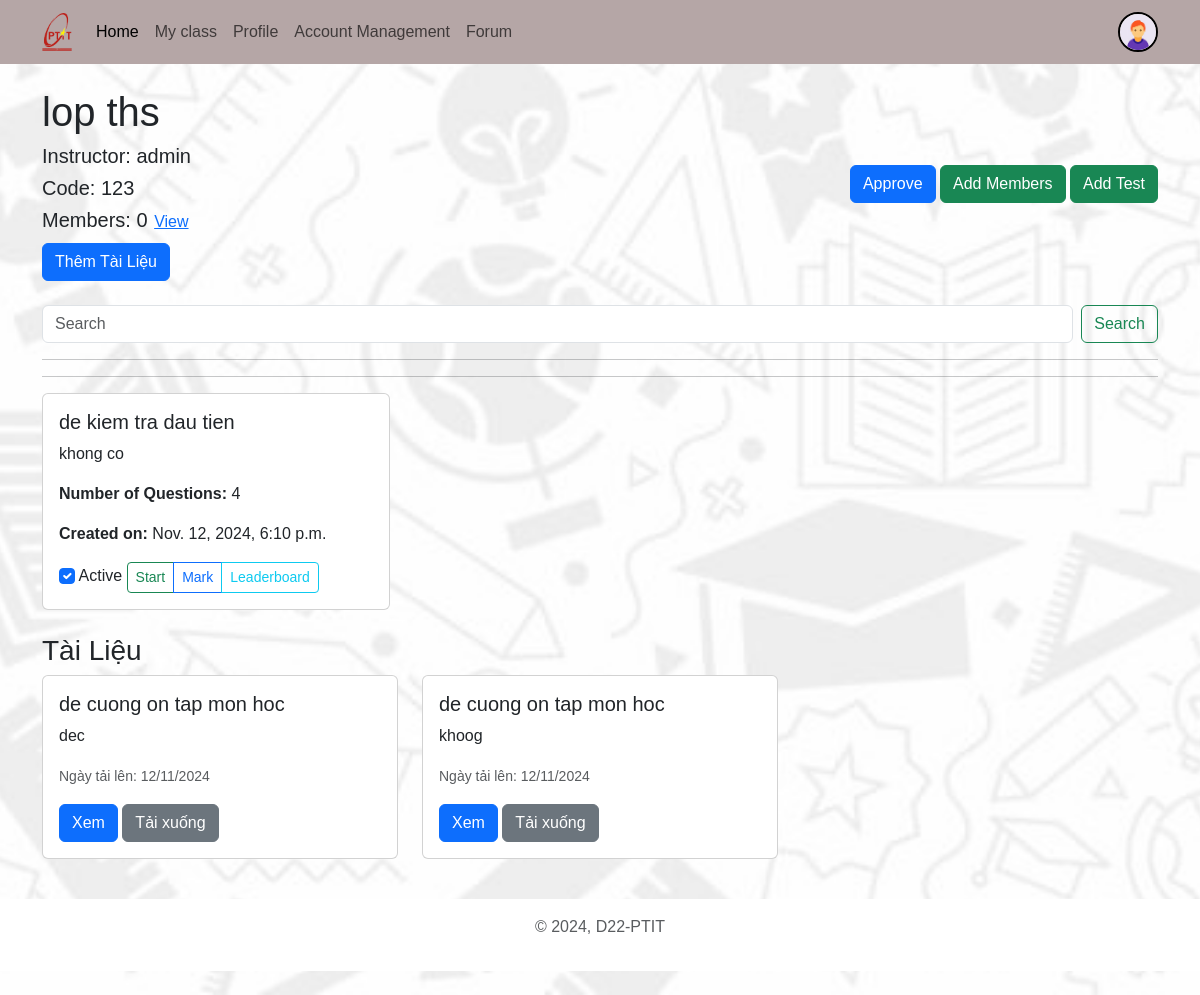
/myclass/class_detail/1/ (signed in), run on the app's committed database.
### account/models.py (models this page shows, shortened)
class Profile(models.Model):
    user = models.OneToOneField(User, on_delete=models.CASCADE, null=True, related_name='profile', verbose_name='User Object')
    user_class = models.TextField(blank=True, null=True)
    email = models.EmailField(blank=True, null=True, max_length=254, unique=True)
    profile_img = models.ImageField(upload_to='profile_images', default='profile_images/user.jpg', blank=True, null=True, verbose_name='Profile Pic')
    studen_id = models.CharField(max_length=15, blank=True, null=True)
    GENDER = (
        ('Male', 'Male'),
        ('Female', 'Female'),
        ('Other', 'Other'),
    )
    gender = models.CharField(max_length=6, choices=GENDER, blank=True, null=True)

### allClass/models.py (models this page shows, shortened)
class MyClass(models.Model):
    name = models.TextField()
    instructor = models.ForeignKey(User, on_delete=models.CASCADE, related_name='instructed_classes')
    students = models.ManyToManyField(User, related_name='classes')
    code = models.CharField(max_length=10, unique=True, null=True)
    class Meta:
        verbose_name = "Class"
        verbose_name_plural = "Classes"

### quiz/models.py (models this page shows, shortened)
class Quiz(models.Model):
    id = models.AutoField(primary_key=True)
    title = models.CharField(max_length=255)
    description = models.TextField()
    class_id = models.ForeignKey(MyClass, on_delete=models.CASCADE, null=True, blank=True)
    category = models.ForeignKey(Category, on_delete=models.CASCADE,null=True, blank=True)
    quiz_file = models.FileField(upload_to='quiz/' , null=True, blank=True)
    created_at = models.DateTimeField(auto_now_add=True)
    updated_at = models.DateTimeField(auto_now=True)
    duration = models.IntegerField(default=45)
    total_questions = models.IntegerField()
    instructor = models.ForeignKey(User, on_delete=models.CASCADE,null=True, blank=True)
    active = models.BooleanField(default=False)
    class Meta:
        verbose_name_plural = 'Quizzes'

class Document(models.Model):
    myclass = models.ForeignKey(MyClass, on_delete=models.CASCADE, related_name='documents')
    title = models.CharField(max_length=255)
    description = models.TextField(blank=True, null=True)
    file = models.FileField(upload_to='documents/')
    upload_date = models.DateTimeField(auto_now_add=True)
    uploader = models.ForeignKey(User, on_delete=models.CASCADE)

### allClass/views.py (the view)
# urls.py: path('class_detail/<int:class_id>/', views.class_detail, name='class_detail'),
@login_required(login_url='login')
def class_detail(request, class_id):
    myclass = get_object_or_404(MyClass, id=class_id)
    documents = myclass.documents.all()
    for document in documents:
        document.absolute_url = request.build_absolute_uri(document.file.url)
    if request.user != myclass.instructor and request.user not in myclass.students.all():
        raise Http404("You do not have permission to access this class.")
    class_requests = ClassRequest.objects.filter(myclass=myclass, approved=False)
    quizzes = Quiz.objects.filter(class_id=myclass.id)
    student_count = myclass.students.count()
    student_list = myclass.students.all()
    instructor = myclass.instructor
    return render(request, 'inyourclass.html', {'class': myclass, 'class_requests': class_requests, 'quizzes': quizzes,'student_count': student_count,'student_list': student_list,'instructor': instructor, 'class_id': class_id})

### templates/inyourclass.html (shortened to what this page needs)
{% load custom_tags %}
{% load static %}
<!DOCTYPE html>
<html lang="en">
<head>
    <link href="https://cdn.jsdelivr.net/npm/bootstrap@5.3.0-alpha3/dist/css/bootstrap.min.css" rel="stylesheet"
>
    <link rel="stylesheet" href="/static/css/style.css">
</head>
<body>
    {% include "Components/navbar_loged_in.html" %}
    <div class="container mt-4">
        <div class="d-flex justify-content-between align-items-center mb-4">
            <div>
                <h1>{{ class.name }}</h1>
                <h5>Instructor: {{ class.instructor.username }}</h5>
                <h5>Code: {{ class.code }}</h5>
                <h5>Members: {{ student_count }}
                    <button type="button" class="btn btn-link p-0" data-bs-toggle="modal" data-bs-target="#studentListModal">
                        View
                    </button>
                </h5>
                {% if user == class.instructor %}
                    <button type="button" class="btn btn-primary" data-bs-toggle="modal" data-bs-target="#addDocumentModal">
                    Thêm Tài Liệu
                    </button>
                {% endif %}
            </div>
            <div>
                {% if user == class.instructor %}
                    <button type="button" class="btn btn-primary position-relative" data-bs-toggle="modal" data-bs-target="#approveMembersModal">
                        Approve
                    </button>
                    <button type="button" class="btn btn-success" data-bs-toggle="modal" data-bs-target="#addMembersModal">Add Members</button>
                    <a href="{% url 'addquiz' class.id %}" class="btn btn-success">Add Test</a>
                {% endif %}
            </div>
        </div>
        <form class="d-flex mt-3" role="search" action="{% url 'search' class.id %}" method="get">
            <input class="form-control me-2" type="search" placeholder="Search" aria-label="Search" name="q" value="{{ query }}">
            <button class="btn btn-outline-success" type="submit">Search</button>
        </form>
        <hr>
        <hr>
        <div class="row">
            {% if quizzes|length > 0 %}
                <div class="row">
                    {% for quiz in quizzes %}
                        <div class="col-md-4">
                            <div class="card mb-4">
                                <div class="card-body">
                                    <h5 class="card-title">{{ quiz.title }}</h5>
                                    <p class="card-text">{{ quiz.description }}</p>
                                    <p class="card-text"><strong>Number of Questions:</strong> {{ quiz.total_questions }}</p>
                                    <p class="card-text"><strong>Created on:</strong> {{ quiz.created_at }}</p>
                                    {% if user == quiz.instructor %}
                                        <form method="post" action="{% url 'activate_quiz' quiz.id %}" class="d-inline">
                                            <label class="form-check-label">
                                                <input type="checkbox" class="form-check-input" name="active" {% if quiz.active %}checked{% endif %} onchange="this.form.submit()">
                                                Active
                                            </label>
                                        </form>
                                        <div class="btn-group" role="group">
                                            {% if quiz.active %}
                                                <a href="{% url 'start_quiz' quiz.id %}" class="btn btn-sm btn-outline-success">Start</a>
                                            {% else %}
                                                {% if user != quiz.instructor %}
                                                    <p class="text-muted">The quiz is not yet available.</p>
                                                {% endif %}
                                            {% endif %}
                                            <a href="{% url 'mark_quiz' class.id quiz.id %}" class="btn btn-sm btn-outline-primary">Mark</a>
                                            <a href="{% url 'quiz_leaderboard' quiz.id %}" class="btn btn-sm btn-outline-info">Leaderboard</a>
                                        </div>
                                    {% endif %}
                                </div>
                            </div>
                        </div>
                    {% endfor %}
                </div>
            {% else %}
                <p>No quizzes available.</p>
            {% endif %}
        </div>
        <h3>Tài Liệu</h3>
        <div class="row">
            {% for document in class.documents.all %}
                <div class="col-md-4">
                    <div class="card mb-3">
                        <div class="card-body">
                            <h5 class="card-title">{{ document.title }}</h5>
                            <p class="card-text">{{ document.description }}</p>
                            <p class="card-text"><small class="text-muted">Ngày tải lên: {{ document.upload_date|date:"d/m/Y" }}</small></p>
                            <a href="#" class="btn btn-primary" data-bs-toggle="modal" data-bs-target="#viewDocumentModal{{ document.id }}">Xem</a>
                            <a href="{{ document.file.url }}" class="btn btn-secondary" download>Tải xuống</a>
                        </div>
                    </div>
                </div>
            {% endfor %}
        </div>
    </div>
    {% include "Components/footer.html" %}
</body>
</html>

### templates/Components/navbar_loged_in.html (shortened to what this page needs)
    <nav class="navbar navbar-expand-lg bg-body-tertiary d-none d-lg-block">
        <div class="container">
            <a class="navbar-brand" href="">
                <img src="/static/images/logo_ptit.png" alt="" style="width: 30px;">
                </a>
            <div class="collapse navbar-collapse" id="navbarSupportedContent">
                <ul class="navbar-nav me-auto mb-2 mb-lg-0">
                    <li class="nav-item">
                        <a class="nav-link active" aria-current="page" href="{% url 'welcome' %}">Home</a>
                    </li>
						<a class="nav-link" href="{% url 'my_classes' %}">My class</a>
					<li class="nav-item">
                        <a class="nav-link" href="{% url 'profile' request.user.username %}">Profile</a>
                    </li>
                    {% if request.user.is_staff or request.user.is_superuser %}
                    <a class="nav-link" href="{% url "account_management" %}">Account Management</a>
                    {% endif %}
						<a class="nav-link" href="{% url 'forum-list' %}">Forum</a>
                </ul>
                {% if request.user.is_authenticated %}
                    <a href="{% url 'profile' request.user.username %}" class="ms-5">
                    <img src="{{request.user.profile.profile_img.url}}" class="rounded-circle" width="40" height="40" alt="profile_img" style="border: 2px solid #000;">
                    </a>
                {% endif %}
            </div>
        </div>
    </nav>

### templates/Components/footer.html
<footer class="py-3 my-4">
    <p class="text-center text-body-secondary">© 2024, D22-PTIT</p>
</footer>

### static/css/style.css (style rules this page uses)
* { font-family: 'Arial', 'Tahoma', 'Verdana', 'Roboto', 'Open Sans', sans-serif; }
body { background-image: url("../images/Bg1.jpg"); background-size: cover; background-repeat: no-repeat; background-attachment: fixed; background-position: center; }
footer { background-color: #ffffff !important; width: 100%; }
.navbar { background-color: #b5a6a6 !important; }

### data on the page
MyClass: name "lop ths", instructor.username "admin", code "123"
Quiz: title "de kiem tra dau tien", description "khong co", total_questions "4", created_at "Nov. 12, 2024, 6:10 p.m.", active "☑", shows "Start"
Document: title "de cuong on tap mon hoc", description "dec", upload_date "12/11/2024"
Document: title "de cuong on tap mon hoc", description "khoog", upload_date "12/11/2024"

### other printed values
{{ student_count }} "0"
